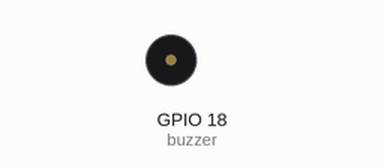
Recording of a sketch running on a simulated ESP32. On the bench: buzzer (waves = sounding). What the sketch prints to the serial monitor is not drawn.

Above: at 5.0 s.
At 12.2 s:
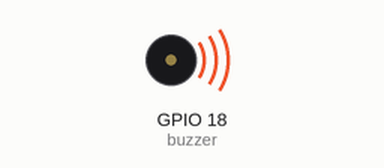
Timing chart, 0 to 13.0 s (numbered marks = the images above):
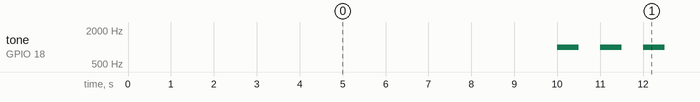

Measured:
- by itself, tone on GPIO 18 (buzzer): repeats every 10.0 s: 3 × (silent 0.50 s, 1000 Hz 0.50 s), silent 6.5 s, 1000 Hz 0.50 s

The sketch:

alarmSystem.ino.ino
```cpp
const int buzzer = 18;
unsigned long startTime= 0;
const long interval = 10000;

void setup() {
  pinMode(buzzer, OUTPUT);
  Serial.begin(9600);
  Serial.printf("Alarm started...\n");
}

void loop() {
  unsigned long currentTime= millis();
  if (currentTime - startTime >= interval) {
    playSound(2000);
    startTime= currentTime;
  }
}

void playSound(int duration) {
  for (int i = 0; i < duration/500; i++) {
    tone(buzzer, 1000);
    delay(500);
    noTone(buzzer);
    delay(500);
  }
}
```
